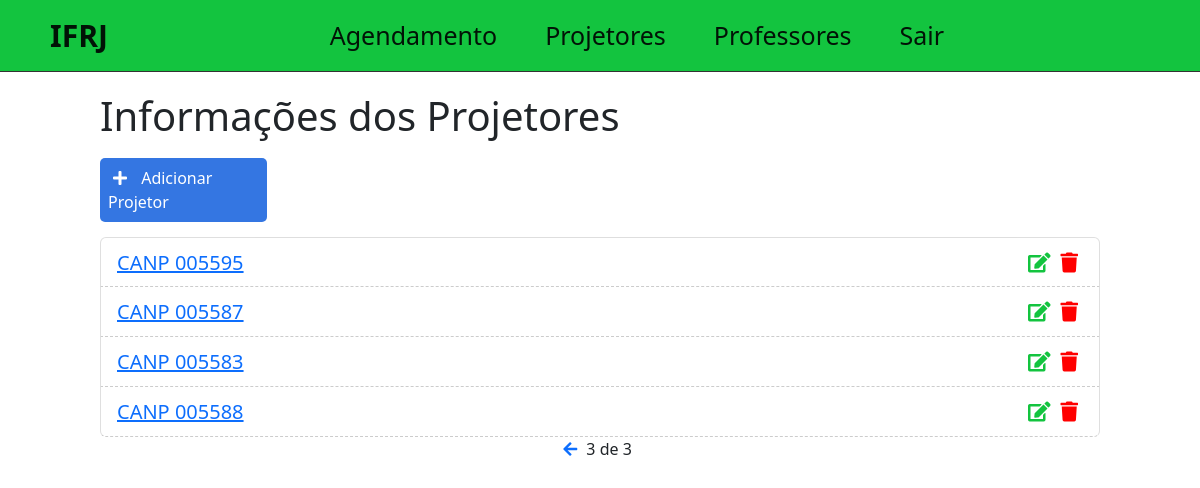
/info/?page=3 (signed in), run on the app's committed database.
### tcc/models.py (models this page shows)
class Dispositivo(models.Model):
    STATUS = (
        ('funciona', 'Funciona'),
        ('estragado', 'Estragado'),
    )
    nome = models.CharField(max_length=255, null=False)
    descricao = models.TextField(null=False)
    funcionamento = models.CharField(
        null=False,
        default='func',
        max_length=9,
        choices=STATUS,
    )
    created_at = models.DateTimeField(auto_now_add=True)
    updated_at = models.DateTimeField(auto_now=True)
    def __str__(self):
        return self.nome

### tcc/views.py (the view)
# urls.py: path('info/', views.infoDisp),
@login_required
def infoDisp(request):
    disp_list = Dispositivo.objects.all().order_by('-created_at')
    paginator = Paginator(disp_list, 8)
    page = request.GET.get('page')
    disp = paginator.get_page(page)
    context = {'disp':disp,}
    return render(request, 'tcc/info.html', context)

### tcc/templates/tcc/info.html (shortened to what this page needs)
{% extends 'home.html' %}
{% block content %}
<div class="offset-1 col-10 info-div">
    <h1 class="tittle-disp">Informações dos Projetores</h1>
    <a id="add-link" href="../newdisp/">
        <div class="col-2 add-div">
            <i class="fas fa-plus"></i> Adicionar Projetor
        </div>
    </a>
    <ul class="proj-list list-group">
        {% for disp in disp %}
        <li class="proj-item list-group-item">
            <span><a href="../disp/{{disp.id}}">{{disp}}</a></span>
            <a href="../deletedisp/{{disp.id}}" class="delete-btn"><span><i class="fas fa-trash"></i></span></a>
            <a href="../editdisp/{{disp.id}}"><span><i class="fas fa-edit"></i></span></a>
        </li>
        {% endfor %}
    </ul>
    <div class="pagination">
        <span class="step-links">
            {% if disp.has_previous %}
                <a href="?page={{disp.previous_page_number}}"><i class="fas fa-arrow-left"></i></a>
            {% endif %}
            <span class="current">
                {{ disp.number }} de {{ disp.paginator.num_pages }}
            </span>
        </span>
    </div>
</div>
{% endblock %}

### static/css/styles.css (style rules this page uses)
#add-link { text-decoration: none; }
.add-div { background-color: #3476e2; cursor: pointer; display: inline-block; color: #fff; padding: 8px; border-radius: 5px; margin-right: 25px; }
.fas.fa-plus { color: #fff; margin-right: 10px; margin-left: 5px; }
.info-div { padding: 0; }
.proj-list { padding-top: 15px; padding-left: 0; }
.proj-item { list-style: nome; font-size: 20px; height: 50px; padding-top: 10px; border-bottom: 1px dashed #ccc; }
.fas.fa-trash, .fas.fa-edit { cursor: pointer; margin: 5px; font-size: 20px; float: right; }
.fas.fa-trash { color: red; }
.fas.fa-edit { color: #13c43f; }
.tittle-disp { padding-bottom: 10px; }
.pagination { margin-bottom: 20px; }
.step-links { position: relative; margin-left: auto; margin-right: auto; }
.step-links .current { margin-left: 5px; margin-right: 5px; }

### data on the page
Dispositivo: nome "CANP 005595"
Dispositivo: nome "CANP 005587"
Dispositivo: nome "CANP 005583"
Dispositivo: nome "CANP 005588"

### other printed values
{{ disp.number }} "3"
{{ disp.paginator.num_pages }} "3"
